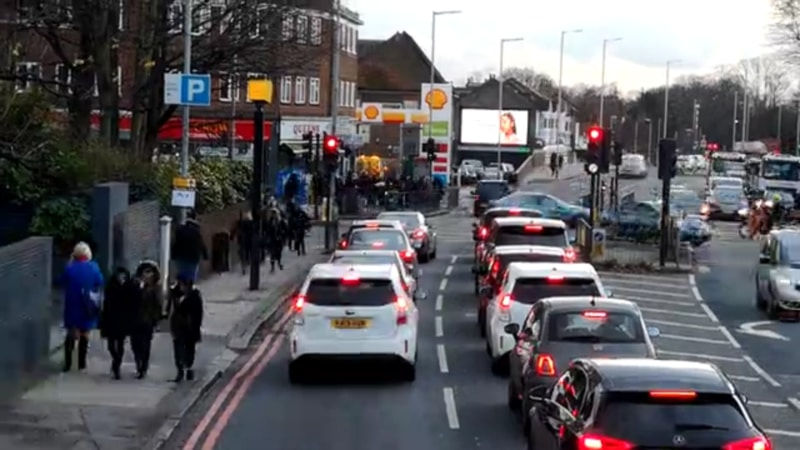
#> input picture sample_data/image1.jpg, 800 x 450 px
$ python -i detector.py   (imports and definitions only)
#> lines starting #> are read from the running program, lines starting #| are printed output that depends on the picture; after the words box and inside, x2 and y2 are one past the last pixel; in counts of white or black regions, pixels touching at a corner belong together
import cv2
from constants import *

pedestrians_detector = cv2.CascadeClassifier(PEDESTRIANS_CLASSIFIER_FILE)
cars_detector = cv2.CascadeClassifier(CARS_CLASSIFIER_FILE)


def detect_cars_and_pedestrians(source, content_path):
    if source == IMAGE:
        detect_cars_and_pedestrians_from_image(image_path=content_path)
    elif source == VIDEO:
        detect_cars_and_pedestrians_from_video(video_path=content_path)
    else:
        raise NotImplemented


def mark_pedestrians_in_image(image, grayscaled_image):
    pedestrians_coordinates = pedestrians_detector.detectMultiScale(grayscaled_image)

    for x, y, w, h in pedestrians_coordinates:
        # print((x, y), (x+w, y+h))
        cv2.rectangle(image, (x, y), (x+w, y+h), PEDESTRIANS_STROKE_COLOR, STROKE_THICKNESS)


def mark_cars_in_image(image, grayscaled_image):
    cars_coordinates = cars_detector.detectMultiScale(grayscaled_image)

    for x, y, w, h in cars_coordinates:
        # print((x, y), (x+w, y+h))
        cv2.rectangle(image, (x, y), (x+w, y+h), CARS_STROKE_COLOR, STROKE_THICKNESS)


def detect_cars_and_pedestrians_from_image(image_path: str):
#> called with image_path = 'sample_data/image1.jpg'
    image = cv2.imread(image_path)
#> image is the input picture: shape (450, 800, 3); mean B, G, R 95.4, 91.2, 92.9

    grayscaled_image = cv2.cvtColor(image, cv2.COLOR_BGR2GRAY)
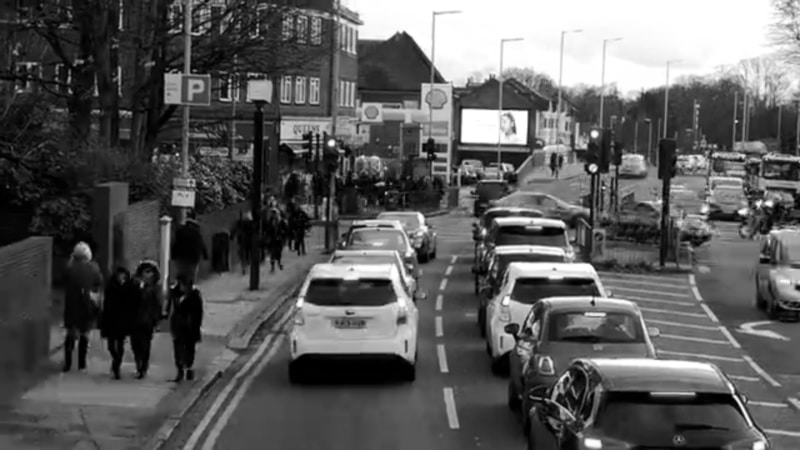
#> grayscaled_image: shape (450, 800); min 0, max 255, mean 92.2

    mark_pedestrians_in_image(image, grayscaled_image)
#> in mark_pedestrians_in_image, `pedestrians_coordinates = pedestrians_detector.detectMultiScale(graysc..`: pedestrians_coordinates = [[90, 284, 52, 104], [121, 311, 37, 75], [229, 206, 46, 92], [641, 107, 49, 99], [152, 267, 63, 126]]
#> the loop in mark_pedestrians_in_image, `for x, y, w, h in pedestrians_coordinates:` made 5 passes
#> after the loop in mark_pedestrians_in_image, `for x, y, w, h in pedestrians_coordinates:`:
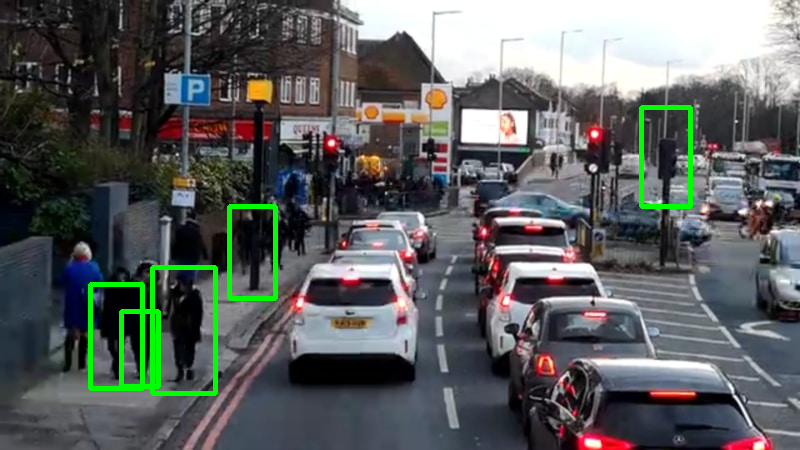
#> image: shape (450, 800, 3); 2% of pixels changed, all inside (x1, y1, x2, y2) = (88, 105, 693, 396)
    mark_cars_in_image(image, grayscaled_image)
#> in mark_cars_in_image, `cars_coordinates = cars_detector.detectMultiScale(grayscaled_image)`: cars_coordinates = [[511, 231, 45, 45], [325, 291, 52, 52], [285, 212, 130, 130]]
#> the loop in mark_cars_in_image, `for x, y, w, h in cars_coordinates:` made 3 passes
#> after the loop in mark_cars_in_image, `for x, y, w, h in cars_coordinates:`:
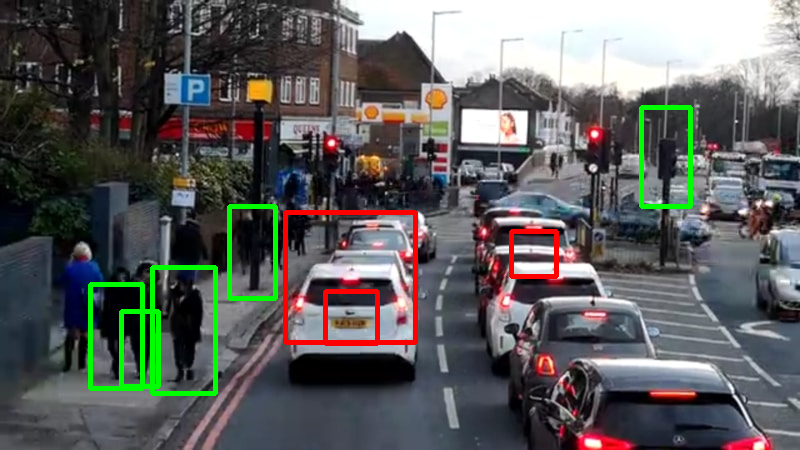
#> image: shape (450, 800, 3); 1.19% of pixels changed, all inside (x1, y1, x2, y2) = (283, 210, 559, 346)

    cv2.imshow(APP_NAME, image)

    DISPLAYING = True
    while DISPLAYING:
        key = cv2.waitKey(1)
#> (key Esc is pressed here)

        if key in ASCII_CODES_OF_EXIT_KEYS:
            break

    cv2.destroyAllWindows()


def detect_cars_and_pedestrians_from_video(video_path: str):
    video_capture = cv2.VideoCapture(video_path)

    while True:
        read, frame = video_capture.read()

        if read:
            grayscaled_frame = cv2.cvtColor(frame, cv2.COLOR_BGR2GRAY)
        else:
            break

        mark_pedestrians_in_image(frame, grayscaled_frame)
        mark_cars_in_image(frame, grayscaled_frame)

        cv2.imshow(APP_NAME, frame)
        key = cv2.waitKey(1)

        if key in ASCII_CODES_OF_EXIT_KEYS:
            break

    video_capture.release()
    cv2.destroyAllWindows()

>>> result = detect_cars_and_pedestrians_from_image('sample_data/image1.jpg')
